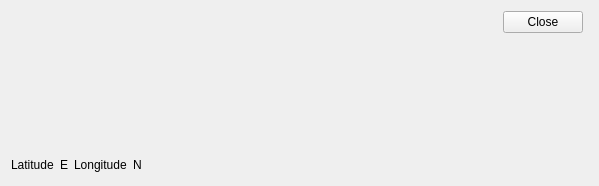
<ui version="4.0" >
 <class>addressCoordinates</class>
 <widget class="QWidget" name="addressCoordinates" >
  <property name="geometry" >
   <rect>
    <x>0</x>
    <y>0</y>
    <width>599</width>
    <height>186</height>
   </rect>
  </property>
  <property name="windowTitle" >
   <string>GPS Coordinates for Address</string>
  </property>
  <layout class="QGridLayout" name="gridLayout" >
   <item row="0" column="0" colspan="3" >
    <widget class="AddressCluster" name="_addr" />
   </item>
   <item row="1" column="0" >
    <layout class="QHBoxLayout" name="horizontalLayout" >
     <item>
      <widget class="QLabel" name="_latitude" >
       <property name="text" >
        <string>Latitude</string>
       </property>
      </widget>
     </item>
     <item>
      <widget class="QLabel" name="_latDir" >
       <property name="text" >
        <string>E</string>
       </property>
      </widget>
     </item>
    </layout>
   </item>
   <item row="1" column="1" >
    <layout class="QHBoxLayout" name="horizontalLayout_2" >
     <item>
      <widget class="QLabel" name="_longitude" >
       <property name="text" >
        <string>Longitude</string>
       </property>
      </widget>
     </item>
     <item>
      <widget class="QLabel" name="_longDir" >
       <property name="text" >
        <string>N</string>
       </property>
      </widget>
     </item>
    </layout>
   </item>
   <item row="1" column="2" >
    <spacer name="horizontalSpacer" >
     <property name="orientation" >
      <enum>Qt::Horizontal</enum>
     </property>
     <property name="sizeHint" stdset="0" >
      <size>
       <width>343</width>
       <height>20</height>
      </size>
     </property>
    </spacer>
   </item>
   <item row="0" column="3" >
    <layout class="QVBoxLayout" name="verticalLayout" >
     <property name="leftMargin" >
      <number>5</number>
     </property>
     <property name="rightMargin" >
      <number>5</number>
     </property>
     <item>
      <widget class="QPushButton" name="_close" >
       <property name="text" >
        <string>Close</string>
       </property>
      </widget>
     </item>
     <item>
      <spacer name="verticalSpacer" >
       <property name="orientation" >
        <enum>Qt::Vertical</enum>
       </property>
       <property name="sizeHint" stdset="0" >
        <size>
         <width>20</width>
         <height>40</height>
        </size>
       </property>
      </spacer>
     </item>
    </layout>
   </item>
  </layout>
 </widget>
 <customwidgets>
  <customwidget>
   <class>AddressCluster</class>
   <extends>QWidget</extends>
   <header>addresscluster.h</header>
  </customwidget>
 </customwidgets>
 <resources/>
 <connections/>
</ui>
